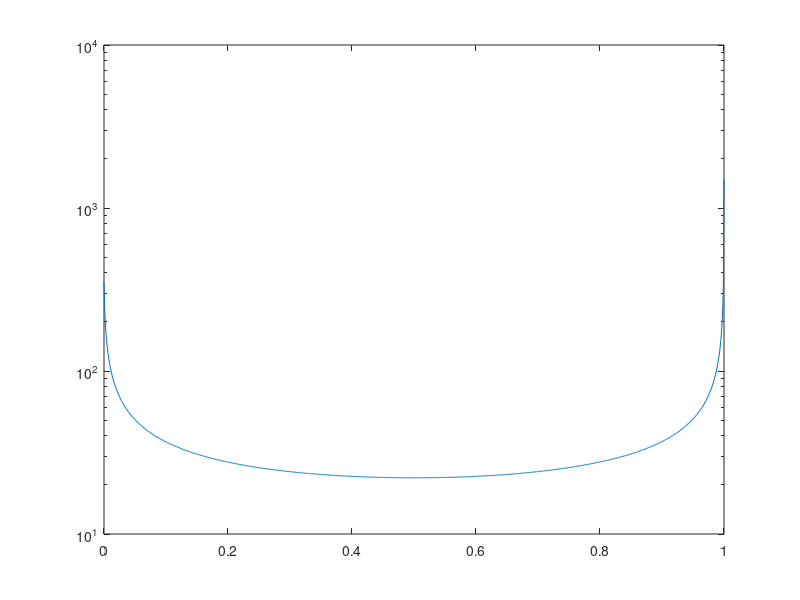

The MATLAB source for this figure:
clc,clear,close all
c1 = 1500;
c2 = 350;
rho1 = 1000;
rho2 = 1;

alpha1 = 0:1e-3:1;
alpha2 = 1-alpha1;

rho = alpha1*rho1 + alpha2*rho2;

c = ( rho .* ( alpha1./(rho1 .* c1.^2) + alpha2./(rho2 .* c2.^2) ) ).^(-0.5);

semilogy(alpha1, c)
